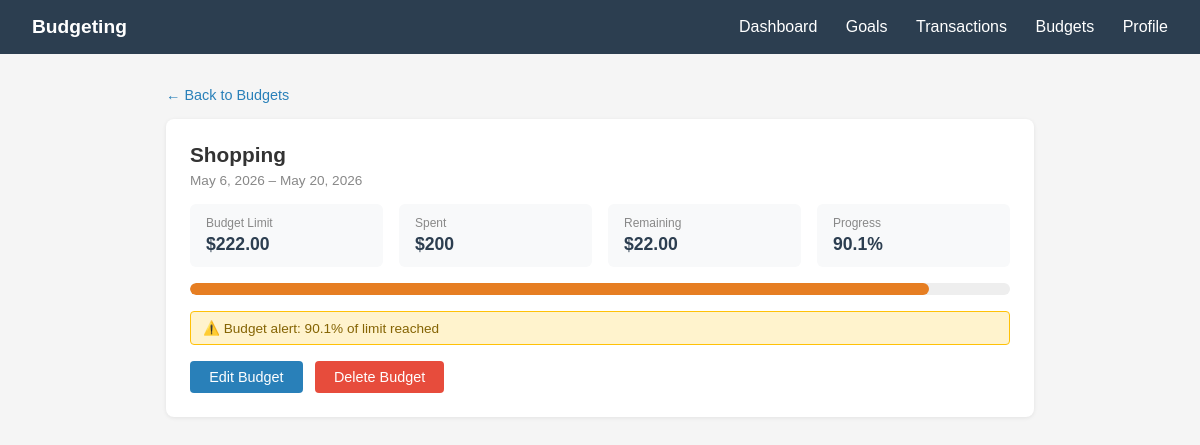
The app's page /budgets/2/ (signed in) with its own data.
### budgets/models.py (models this page shows, shortened)
class Budget(models.Model):
    user            = models.ForeignKey(settings.AUTH_USER_MODEL, on_delete=models.CASCADE)
    category        = models.ForeignKey("transactions.Category", on_delete=models.CASCADE)
    amount          = models.DecimalField(max_digits=10, decimal_places=2)
    start_date      = models.DateField()
    end_date        = models.DateField()
    alert_threshold = models.PositiveIntegerField(default=80)
    spent           = models.DecimalField(max_digits=10, decimal_places=2, default=0)  # temporary for testing
    class Meta:
        ordering = ['-start_date']
    def get_spent(self):
        try:
            from transactions.models import Transaction
            result = Transaction.objects.filter(
                user=self.user,
                category=self.category,
                date__gte=self.start_date,
                date__lte=self.end_date,
            ).aggregate(total=models.Sum('amount'))['total']
            return result or 0
        except:
            return self.spent  # uses manual field when transactions app doesn't exist
    def get_remaining(self):
        return self.amount - self.get_spent()  # 600 - 555 = 45
    def get_progress_percent(self):
        if self.amount == 0:
            return 0
        return round((self.get_spent() / self.amount) * 100, 1)  # (555/600)*100 = 93%
    def get_status(self):
        pct = self.get_progress_percent()
        if pct >= 100:
            return 'danger'   # over budget → red
        elif pct >= self.alert_threshold:
            return 'warning'  # near limit → orange  (uses YOUR alert % not hardcoded 80)
        return 'safe'         # all good → blue

### transactions/models.py (models this page shows, shortened)
class Category(models.Model):
    user = models.ForeignKey(
        "users.CustomUser",
        on_delete=models.CASCADE,
        null=True,
        blank=True,
        related_name="custom_categories"
    )
    name = models.CharField(max_length=50)
    created_at = models.DateTimeField(auto_now_add=True)
    class Meta:
        constraints = [
            models.UniqueConstraint(
                fields=["name", "user"],
                name='unique_category_per_user'
            )
        ]
        ordering = ["name"]

### users/models.py (models this page shows, shortened)
class CustomUser(AbstractBaseUser, PermissionsMixin):
    email = models.EmailField(unique=True)
    full_name = models.CharField(max_length=150)
    is_active = models.BooleanField(default=True)
    is_staff = models.BooleanField(default=False)
    objects = CustomUserManager()
    USERNAME_FIELD = "email"
    REQUIRED_FIELDS = ["full_name"]

### budgets/views.py (the view)
# urls.py: path('<int:pk>/', views.BudgetDetailView.as_view(), name='budget_detail'),
@method_decorator(login_required, name='dispatch')
class BudgetDetailView(View):
    def get(self, request, pk):
        budget = get_object_or_404(Budget, pk=pk, user=request.user)
        return render(request, 'budgets/budget_detail.html', {'budget': budget})

### budgets/templates/budgets/budget_detail.html (shortened to what this page needs)
{% extends 'base.html' %}
{% block content %}
<a href="{% url 'budgets:budget_list' %}" class="back-link">← Back to Budgets</a>
<div class="card">
    <h2>{{ budget.category.name }}</h2>
    <div class="dates">{{ budget.start_date }} – {{ budget.end_date }}</div>
    <div class="stats-grid">
        <div class="stat">
            <div class="stat-label">Budget Limit</div>
            <div class="stat-value">${{ budget.amount }}</div>
        </div>
        <div class="stat">
            <div class="stat-label">Spent</div>
            <div class="stat-value">${{ budget.get_spent }}</div>
        </div>
        <div class="stat">
            <div class="stat-label">Remaining</div>
            <div class="stat-value">${{ budget.get_remaining }}</div>
        </div>
        <div class="stat">
            <div class="stat-label">Progress</div>
            <div class="stat-value">{{ budget.get_progress_percent }}%</div>
        </div>
    </div>
    <div class="progress-track">
        <div class="progress-fill {{ budget.get_status }}"
             style="width: {{ budget.get_progress_percent }}%;"></div>
    </div>
    {% if budget.get_status == 'warning' or budget.get_status == 'danger' %}
    <div class="alert-msg">
        ⚠️ Budget alert: {{ budget.get_progress_percent }}% of limit reached
    </div>
    {% endif %}
    <div class="actions">
        <a href="{% url 'budgets:budget_edit' budget.pk %}" class="btn btn-primary">Edit Budget</a>
        <a href="{% url 'budgets:budget_delete' budget.pk %}" class="btn btn-danger">Delete Budget</a>
    </div>
</div>
{% endblock %}

### saving_goals/templates/base.html (style rules this page uses)
* { box-sizing: border-box; margin: 0; padding: 0; }
body { font-family: Arial, sans-serif; background: #f5f5f5; color: #333; }
.btn { display: inline-block; padding: 0.5rem 1.2rem; border-radius: 4px; border: none; cursor: pointer; font-size: 0.9rem; text-decoration: none; }
.btn-primary { background: #2980b9; color: white; }
.btn-danger { background: #e74c3c; color: white; }

### budgets/templates/budgets/budget_detail.html (style rules this page uses)
.back-link { color: #2980b9; text-decoration: none; font-size: 0.9rem; display: inline-block; margin-bottom: 1rem; }
.card { background: white; border-radius: 8px; padding: 1.5rem; box-shadow: 0 1px 4px rgba(0,0,0,0.08); margin-bottom: 1.5rem; }
.card h2 { font-size: 1.3rem; margin-bottom: 0.4rem; }
.card .dates { font-size: 0.85rem; color: #888; margin-bottom: 1rem; }
.stats-grid { display: grid; grid-template-columns: repeat(auto-fit, minmax(140px, 1fr)); gap: 1rem; margin: 1rem 0; }
.stat { background: #f8f9fa; border-radius: 6px; padding: 0.75rem 1rem; }
.stat-label { font-size: 0.75rem; color: #888; margin-bottom: 0.25rem; }
.stat-value { font-size: 1.1rem; font-weight: bold; color: #2c3e50; }
.progress-track { height: 12px; background: #eee; border-radius: 6px; overflow: hidden; margin: 1rem 0; }
.progress-fill { height: 100%; border-radius: 6px; background: #2980b9; }
.progress-fill.warning { background: #e67e22; }
.alert-msg { font-size: 0.85rem; color: #856404; background: #fff3cd; border: 1px solid #ffc107; border-radius: 4px; padding: 0.5rem 0.75rem; margin-top: 0.5rem; }
.actions { display: flex; gap: 0.75rem; margin-top: 1rem; flex-wrap: wrap; }

### records on screen
Budget: category.name "Shopping", start_date "May 6, 2026", end_date "May 20, 2026", amount "222.00", get_spent "200", get_remaining "22.00", get_progress_percent "90.1"
